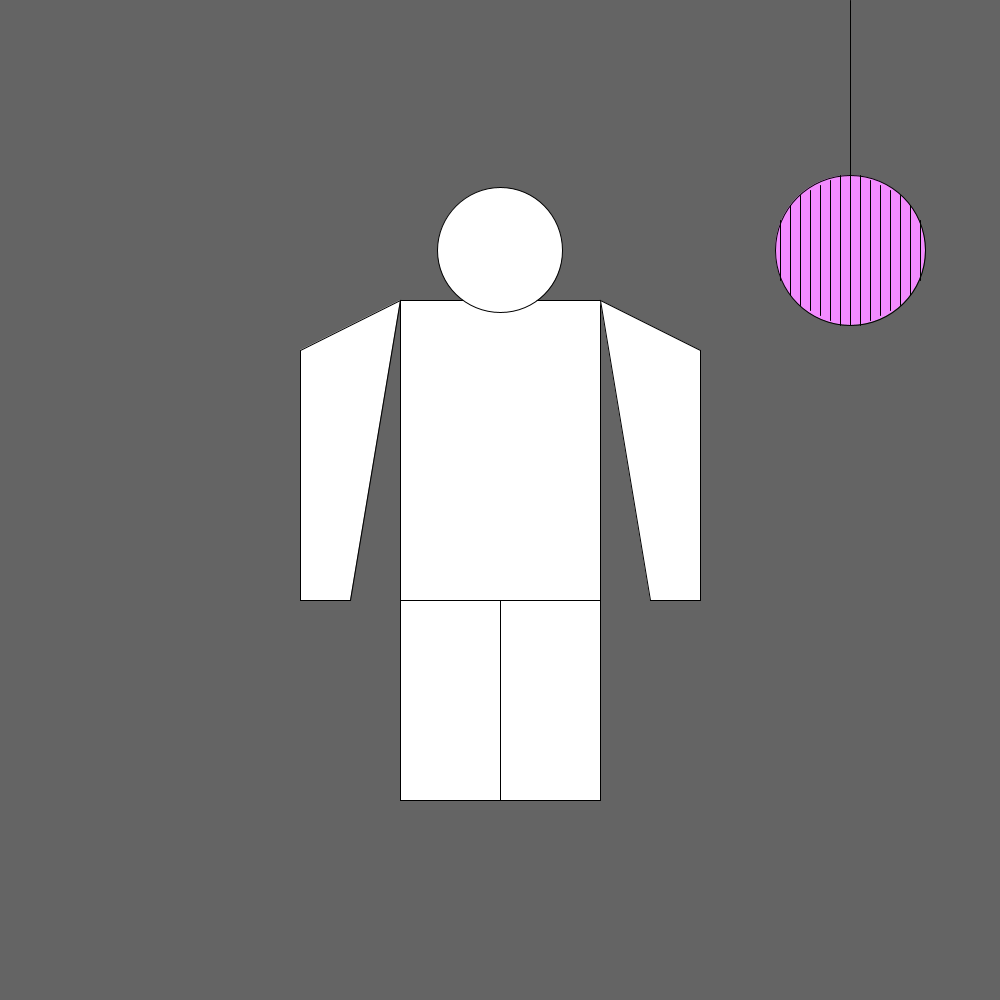
Frame 1 (no input)
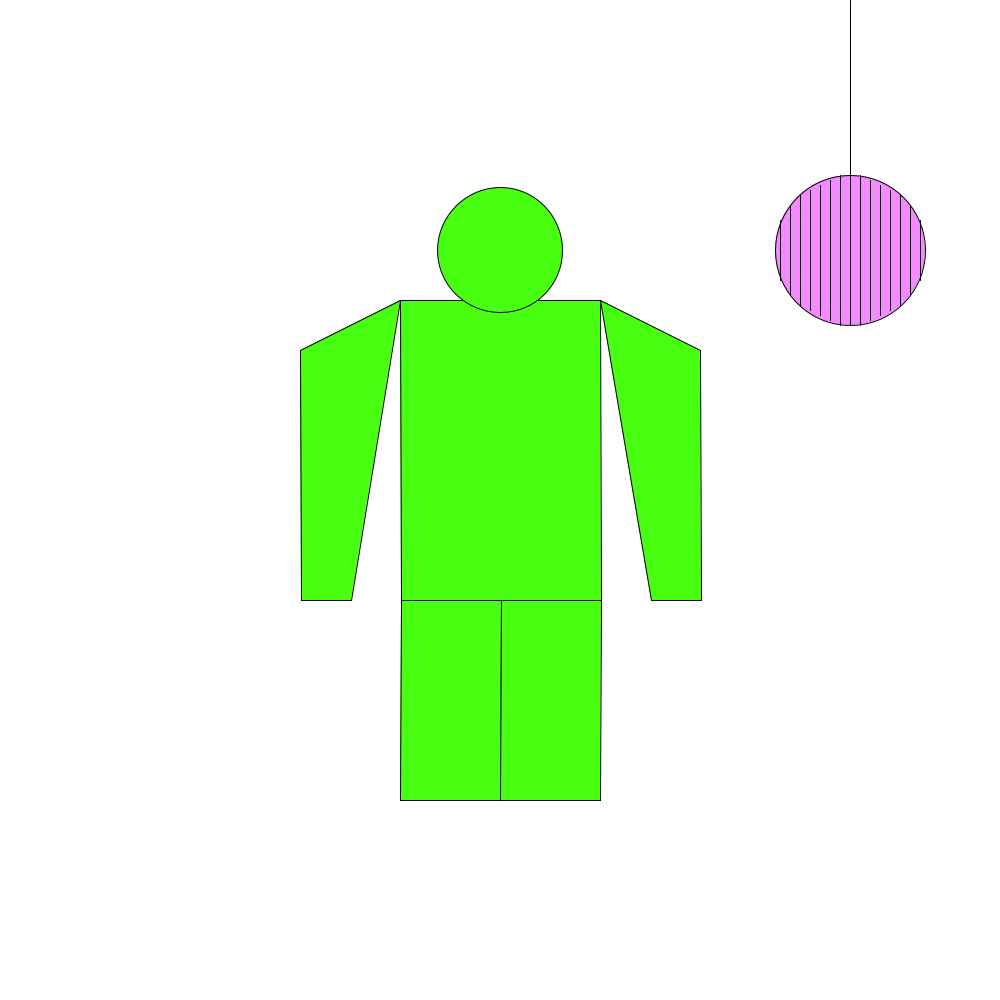
Frame 60 (the mouse pressed at the canvas centre just before this capture)
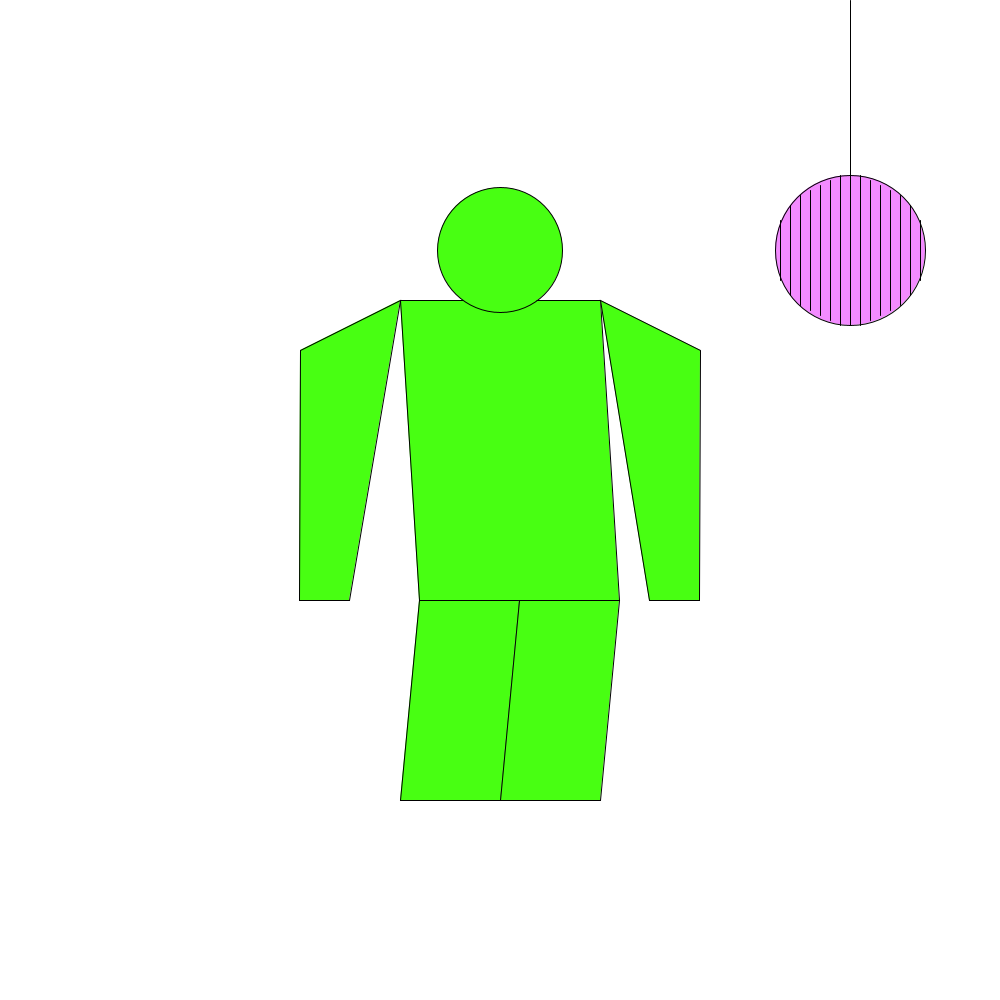
Frame 120 (the mouse held since frame 60 and released just before this capture)

The Processing sketch that drew these frames (run headless with seeded random() and noise(); from frame 60 on, the mouse is pressed at the canvas centre):

// Processing sketch: animation_semester1_project
// ── animation_semester1_project.pde
//My project is my best reenactment of the popular tiktok dance that follows lil Uzi
//Verts song "Just Wanna Rock." The person is dancing to the main part of the song. I
//tried to involve more color but it gave a weird head hurting feel. I am inspired by
//the lil Uzi Vert song as I previously mentioned.

int x = 350;
int y = 400;
int dx = 1;
float dy = 1.2;
int z;
int a;
int b;
color c1 = color(243, 139, 255); //https://processing.org/reference/color_datatype.html
color c2 = color(72, 255, 18); //https://processing.org/reference/color_datatype.html

void setup() {
  size(1000, 1000);
}

void draw() {
  //background(255);
  a = (int) random(4-2);
  b = (int) random(4-2);

  if (a == b) {
    z = 255;
  } else {
    z = 100;
  }
  background(z);
  quad(400, 300, y, 600, y + 200, 600, 600, 300);//chest
  quad(y, 600, y + 100, 600, 500, 800, 400, 800);//legs
  quad(y + 100, 600, y + 200, 600, 600, 800, 500, 800);//legs
  quad(300, 350, 400, 300, x, 600, x - 50, 600); //arm
  quad(700, 350, 600, 300, x + 300, 600, x + 350, 600); //arm
  circle(500, 250, 125);
  fill(c1);
  line(850, 0, 850, 250);
  circle(850, 250, 150);
  line(850, 150, 850, 325);
  line(860, 175, 860, 325);
  line(870, 180, 870, 320); //right side of disco ball
  line(880, 185, 880, 315);
  line(890, 190, 890, 310);
  line(900, 195, 900, 305);
  line(910, 205, 910, 295);
  line(920, 220, 920, 280);


  line(840, 175, 840, 325);
  line(830, 180, 830, 320);
  line(820, 185, 820, 315);//left side of disco ball
  line(810, 190, 810, 310);
  line(800, 195, 800, 305);
  line(790, 205, 790, 295);
  line(780, 220, 780, 280);

  fill(c2);


  if (x == 380) {
    dx = -1;
  } else if (x == 320) {
    dx = 1;
  }

  x = x + dx;

  if (y == 430) {
    dy = -1.2;
  } else if (y == 380) {
    dy = 1.2;
  }
  y = y + (int)dy;
}
